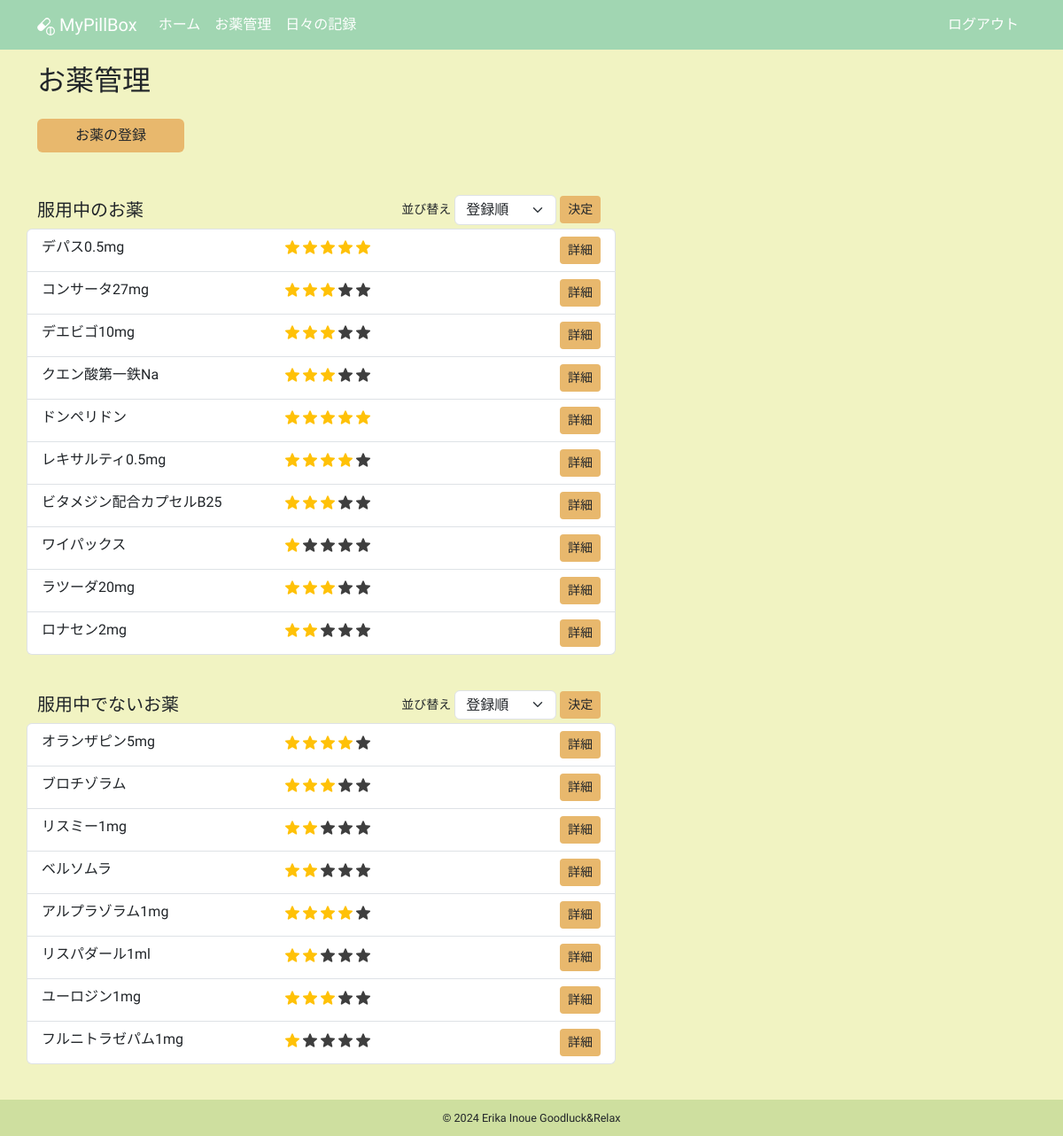
The app's page /medicines (signed in) with its own data.
### app/models.py (models this page shows, shortened)
class Medicine(db.Model):
    __tablename__ = "medicines"
    id: so.Mapped[int] = so.mapped_column(primary_key=True)
    name: so.Mapped[str] = so.mapped_column(sa.String(100))
    taking_start_date: so.Mapped[datetime.date] = so.mapped_column(sa.Date)
    dose_per_day: so.Mapped[Optional[float]]
    taking_timing: so.Mapped[Optional[str]] = so.mapped_column(sa.String(100))
    memo: so.Mapped[Optional[str]] = so.mapped_column(sa.Text)
    rating: so.Mapped[Optional[int]] = so.mapped_column(default=0)
    is_active: so.Mapped[bool] = so.mapped_column(sa.Boolean)
    taking_unit: so.Mapped[TakingUnit] = so.mapped_column(sa.Enum(TakingUnit))
    user_id: so.Mapped[int] = so.mapped_column(sa.ForeignKey(User.id))
    user: so.Mapped[User] = so.relationship(back_populates="medicines")
    daily_log_details: so.Mapped[list["DailyLogDetail"]] = so.relationship(
        cascade="all, delete-orphan", back_populates="medicine"
    )

### app/routes.py (the view)
@app.route("/medicines", methods=["GET"])
@login_required
def medicines():
    title = "お薬管理"
    form = MedicineSortForm()
    form.active_sort.data = request.args.get("active_sort", "registerorder")
    form.not_active_sort.data = request.args.get("not_active_sort", "registerorder")
    active_query = (
        sa.select(Medicine)
        .join(Medicine.user)
        .where(Medicine.user == current_user, Medicine.is_active == True)
        .order_by(Medicine.id)
    )
    not_active_query = (
        sa.select(Medicine)
        .join(Medicine.user)
        .where(Medicine.user == current_user, Medicine.is_active == False)
        .order_by(Medicine.id)
    )
    rating_active_query = (
        sa.select(Medicine)
        .join(Medicine.user)
        .where(Medicine.user == current_user, Medicine.is_active == True)
        .order_by(Medicine.rating.desc())
    )
    rating_not_active_query = (
        sa.select(Medicine)
        .join(Medicine.user)
        .where(Medicine.user == current_user, Medicine.is_active == False)
        .order_by(Medicine.rating.desc())
    )
    if form.active_sort.data == "ratingorder":
        active_medicines = db.session.scalars(rating_active_query).all()
    else:
        active_medicines = db.session.scalars(active_query).all()
    if form.not_active_sort.data == "ratingorder":
        not_active_medicines = db.session.scalars(rating_not_active_query).all()
    else:
        not_active_medicines = db.session.scalars(not_active_query).all()
    return render_template(
        "medicines.html",
        active_medicines=active_medicines,
        not_active_medicines=not_active_medicines,
        form=form,
        title=title,
    )

### app/forms.py
class MedicineSortForm(FlaskForm):
    active_sort = SelectField(
        "並び替え",
        choices=[("registerorder", "登録順"), ("ratingorder", "星評価順")],
    )
    not_active_sort = SelectField(
        "並び替え", choices=[("registerorder", "登録順"), ("ratingorder", "星評価順")]
    )

### app/models.py (called while the page is built)
@login.user_loader
def load_user(id):
    return db.session.get(User, int(id))

### app/templates/medicines.html (shortened to what this page needs)
{% extends "base.html" %}
{% block content %}
  <h2 class="mb-4">お薬管理</h2>
  <div class="row">
    <div class="col-5 col-lg-2 mb-5">
      <a href="{{ url_for('create_medicine') }}" class="btn btn-custom w-100">お薬の登録</a>
    </div>
  </div>
  <div class="row">
    <div class="col-12 col-lg-7 mb-3">
      <div class="mb-1 d-flex justify-content-between align-items-center">
        <h5 class="mb-0">服用中のお薬</h5>
        {% if active_medicines %}
          <form action="{{ url_for('medicines') }}"
                method="get"
                class="d-flex align-items-center"
                novalidate>
            <small class="me-1">{{ form.active_sort.label(class="text-nowrap sort-label") }}</small>
            {{ form.active_sort(class="form-select sort-select") }}
            <input type="submit"
                   class="btn btn-custom btn-sm ms-1 sort-submit"
                   value="決定">
          </form>
        {% endif %}
      </div>
      {% if not active_medicines %}
        <small class="text-secondary">服用中のお薬はありません</small>
      {% else %}
        <ul class="list-group mb-4">
          {% for medicine in active_medicines %}
            <li class="list-group-item row d-flex">
              <p class="m-0 ps-0 col-5">{{ medicine.name }}</p>
              <p class="m-0 col-5">
                {% for i in range(0, medicine.rating) %}
                  <img src="{{ url_for('static', filename='images/star_on.png') }}"
                       class="star-display rating-checked"
                       alt="star">
                {% endfor %}
                {% if medicine.rating < 5 %}
                  {% for i in range(medicine.rating, 5) %}
                    <img src="{{ url_for('static', filename='images/star_on.png') }}"
                         class="star-display"
                         alt="star">
                  {% endfor %}
                {% endif %}
              </p>
              <div class="col-2 text-end p-0">
                <a href="{{ url_for('medicine_detail', medicine_id=medicine.id) }}"
                   class="btn btn-custom btn-sm">詳細</a>
              </div>
            </li>
          {% endfor %}
        </ul>
      {% endif %}
    </div>
  </div>
  <div class="row">
    <div class="col-12 col-lg-7 mb-3">
      <div class="mb-1 d-flex justify-content-between align-items-center">
        <h5 class="mb-0">服用中でないお薬</h5>
        {% if not_active_medicines %}
          <form action="{{ url_for('medicines') }}"
                method="get"
                class="d-flex align-items-center"
                novalidate>
            <small class="me-1">{{ form.not_active_sort.label(class="text-nowrap sort-label") }}</small>
            {{ form.not_active_sort(class="form-select sort-select") }}
            <input type="submit"
                   class="btn btn-custom btn-sm ms-1 sort-submit"
                   value="決定">
          </form>
        {% endif %}
      </div>
      {% if not not_active_medicines %}
        <small class="text-secondary">服用中でないお薬はありません</small>
      {% else %}
        <ul class="list-group mb-4">
          {% for medicine in not_active_medicines %}
            <li class="list-group-item row d-flex">
              <p class="m-0 ps-0 col-5">{{ medicine.name }}</p>
              <p class="m-0 col-5">
                {% for i in range(0, medicine.rating) %}
                  <img src="{{ url_for('static', filename='images/star_on.png') }}"
                       class="star-display rating-checked"
                       alt="star">
                {% endfor %}
                {% if medicine.rating < 5 %}
                  {% for i in range(medicine.rating, 5) %}
                    <img src="{{ url_for('static', filename='images/star_on.png') }}"
                         class="star-display"
                         alt="star">
                  {% endfor %}
                {% endif %}
              </p>
              <div class="col-2 text-end p-0">
                <a href="{{ url_for('medicine_detail', medicine_id=medicine.id) }}"
                   class="btn btn-custom btn-sm">詳細</a>
              </div>
            </li>
          {% endfor %}
        </ul>
      {% endif %}
    </div>
  </div>
{% endblock content %}

### app/templates/base.html (style rules this page uses)
html, body { height: 100%; }
body { background-color: #F1F3C2; font-family: "Zen Maru Gothic", sans-serif; font-weight: 500; font-style: normal; display: flex; flex-direction: column; }
.btn-custom { background-color: #E8B86D; font-weight: 500; }
.rating-checked { filter: none!important; }
.star-display { width: 1em; height: 1em; filter: invert(99%) sepia(1%) saturate(0%) hue-rotate(161deg) brightness(101%) contrast(104%); }
.sort-select { line-height: 1.2!important; }
.sort-submit { margin-right: .30rem; }

### records on screen
Medicine: name "デパス0.5mg"
Medicine: name "コンサータ27mg"
Medicine: name "デエビゴ10mg"
Medicine: name "クエン酸第一鉄Na"
Medicine: name "ドンペリドン"
Medicine: name "レキサルティ0.5mg"
Medicine: name "ビタメジン配合カプセルB25"
Medicine: name "ワイパックス"
Medicine: name "ラツーダ20mg"
Medicine: name "ロナセン2mg"
Medicine: name "オランザピン5mg"
Medicine: name "ブロチゾラム"
Medicine: name "リスミー1mg"
Medicine: name "ベルソムラ"
Medicine: name "アルプラゾラム1mg"
Medicine: name "リスパダール1ml"
Medicine: name "ユーロジン1mg"
Medicine: name "フルニトラゼパム1mg"
